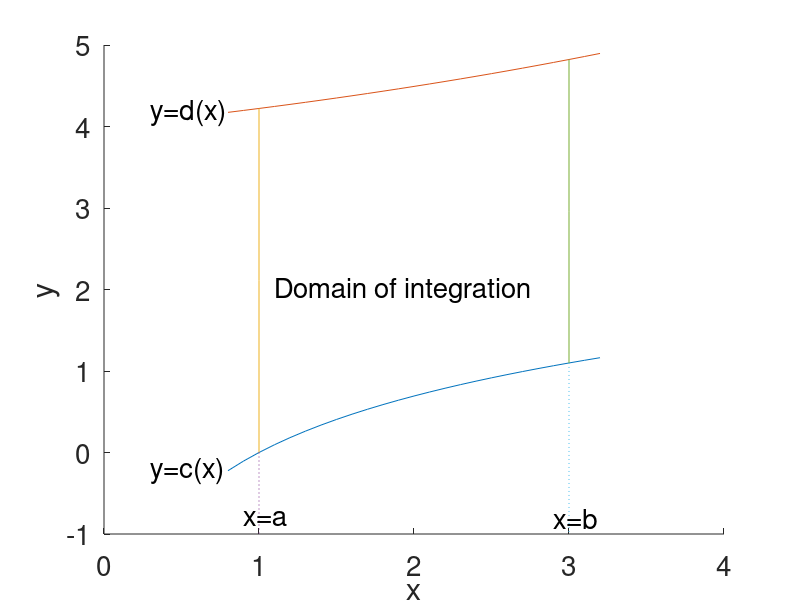

Reproduce this figure in MATLAB.
% fig5_9 
% Copyright S. Nakamura, 1995
set(gcf, 'NumberTitle','off','Name', 'Figure 5.9')

clear, clf, hold off
x = 0.8:0.1:3.2;
y1 = log(x);
y2 = 3 + exp(x/5);
text(x(1)-0.5 ,y1(1),'y=c(x)','FontSize',[20])
text(x(1)-0.5 ,y2(1),'y=d(x)','FontSize',[20])
hold on
plot(x,y1)
plot(x,y2)
%plot(x,0.5*(y1+y2))
xp=[1, 2, 3];
ytp =  3 + exp(xp/5);
ybt = log(xp);
ymd = 0.5*(ytp + ybt);

for k=1:2:3
xp1=xp(k)*[1 1 1];
yp1=[ybt(k), 0.5*(ybt(k)+ytp(k)), ytp(k)];
plot(xp1,yp1)
%plot(xp1,yp1,'o')
plot([xp1(1), xp1(1)],[ yp1(1),-1], ':')
for m=1:3
%text(xp1(m),yp1(m)-0.2, ['(', int2str(k),',', int2str(m),')'])
end
end
text(1.1,2, 'Domain of integration','FontSize',[20])
text(0.9, -0.8, 'x=a','FontSize',[20])
text(2.9, -0.8, 'x=b','FontSize',[20])
xlabel('x')
ylabel('y')
axis([0 4, -1 5])
set(gca,'FontSize',[20])

%print fig5_9.ps
